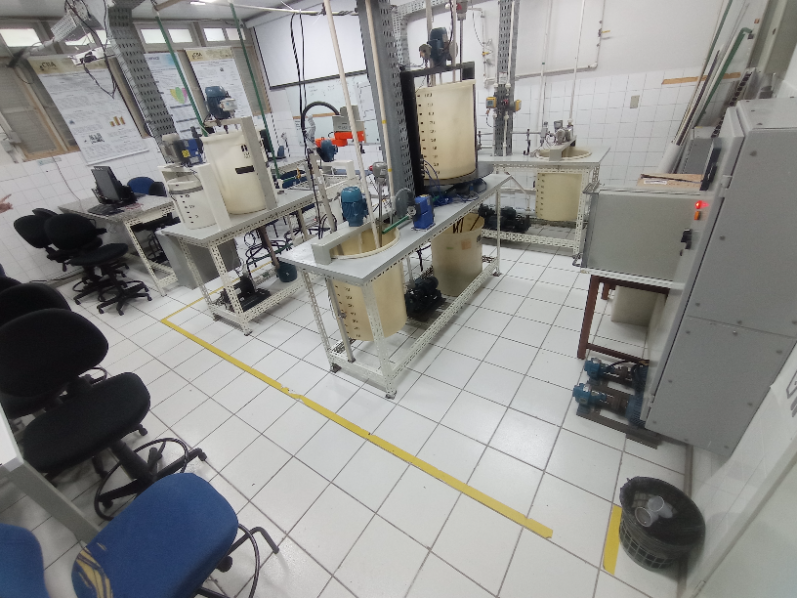
#> input picture 1_re.jpg, 797 x 598 px
$ python homogopencv.py
#> lines starting #> are read from the running program, lines starting #| are printed output that depends on the picture
import cv2
import numpy as np

im_src = cv2.imread('1_re.jpg')
#> im_src is the input picture: shape (598, 797, 3); mean B, G, R 139, 141, 140.8

pts_src = np.array([365, 189,
                    164, 321,
                    609, 572,
                    676, 235]).reshape((4, 2))

pts_dst = np.array([137, 264,
                    99, 560,
                    613, 570,
                    587, 215]).reshape((4, 2))

# Calculate Homography
h, status = cv2.findHomography(pts_src, pts_dst)

# Warp source image to destination based on homography
im_out = cv2.warpPerspective(im_src, h, (im_src.shape[1], im_src.shape[0]))
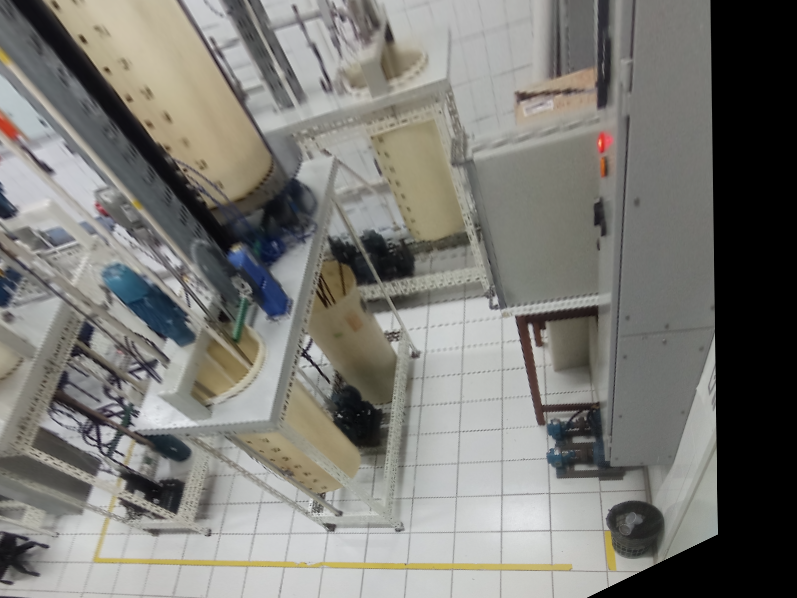
#> im_out: shape (598, 797, 3); mean B, G, R 117.5, 122.4, 123.3

cv2.imshow("findHomo", im_out)

cv2.waitKey(0)

$ run again, with 2.jpg copied over 1_re.jpg
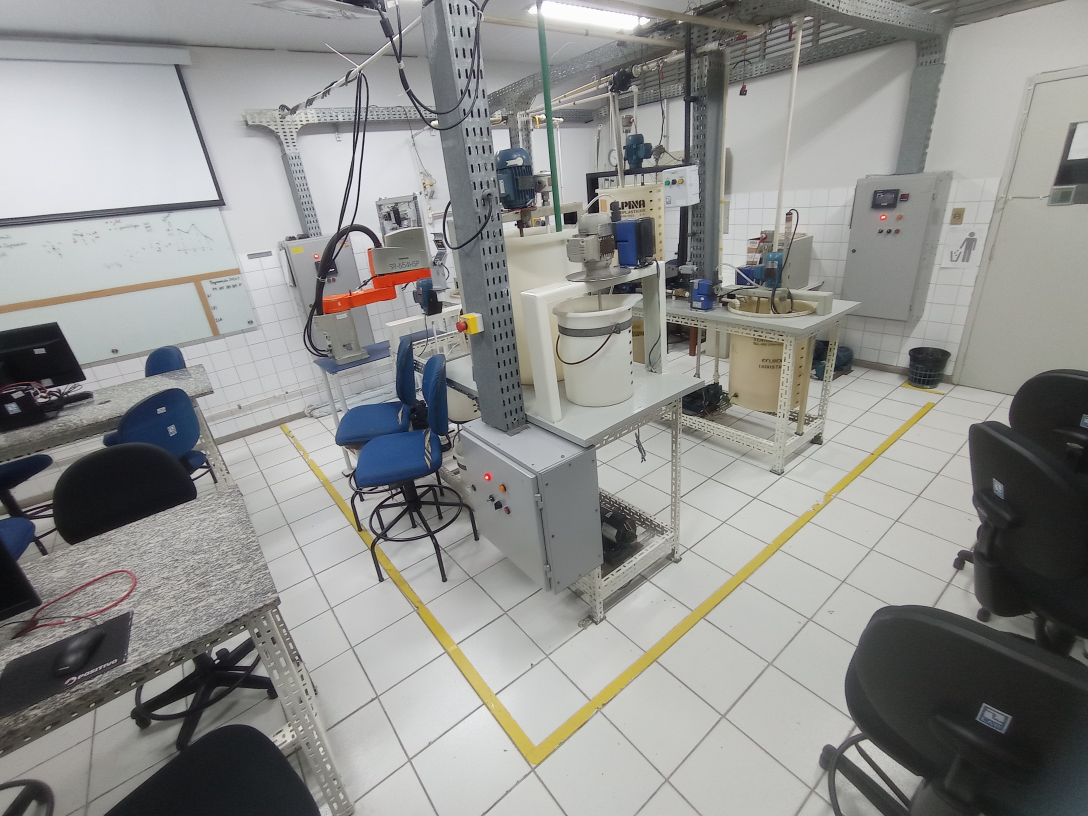
#> input picture 2.jpg, 3264 x 2448 px (shown at 1/3 size)
#> im_src is the input picture: shape (2448, 3264, 3); mean B, G, R 142, 144.2, 143.8
#> `im_out = cv2.warpPerspective(im_src, h, (im_src.shape[1], im_src.shape..`:
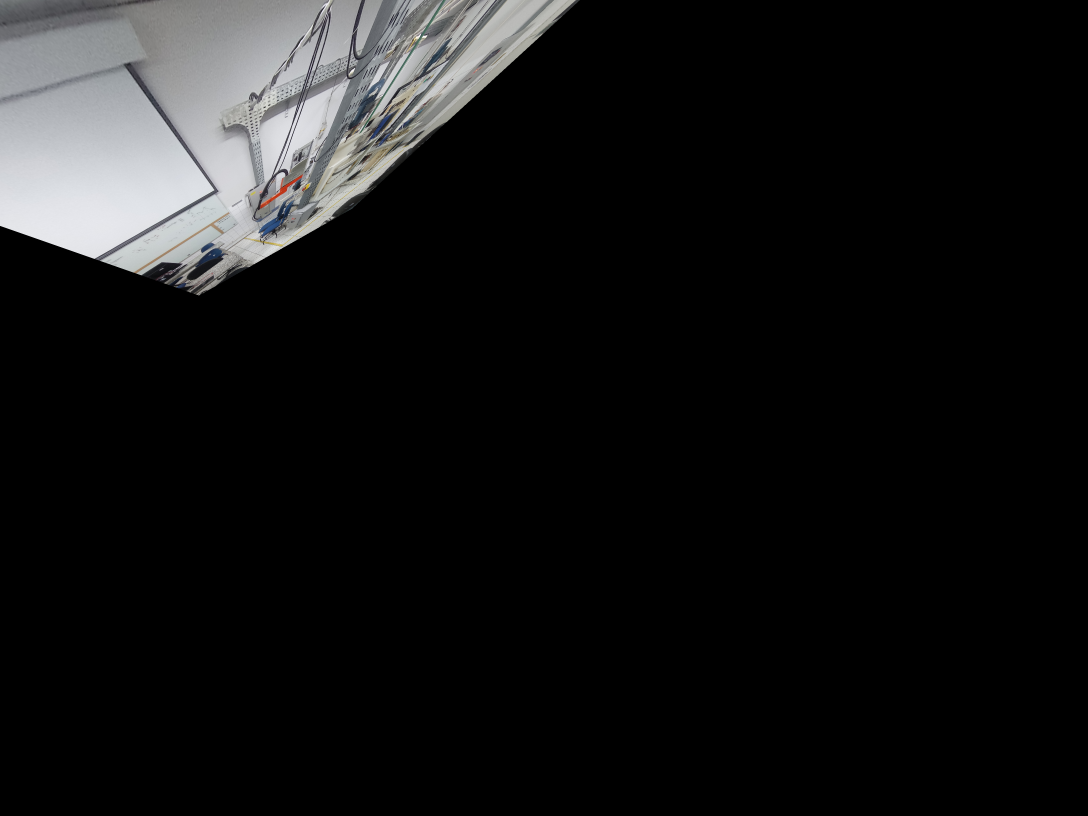
#> im_out: shape (2448, 3264, 3) (shown at 1/3 size); mean B, G, R 21.3, 21.1, 20.9
